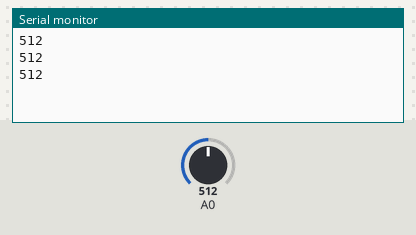
The sketch below on a simulated Arduino Uno, built with avr-gcc and run on an emulated ATmega328P. Shown: the last lines printed to the serial monitor. The inputs (shaded band) are chosen by the test bench; at power-on: A0 = 512.

Above: at 1.8 s.
1.9 s: A0 set to 716
At 2.4 s:
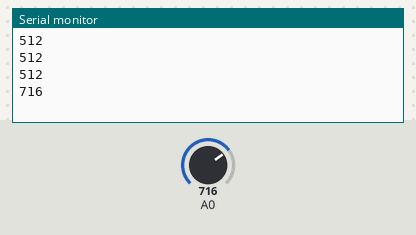
3.4 s: A0 set to 900
At 3.9 s:
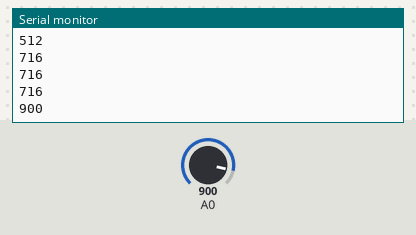
Timing chart, 0 to 6.4 s (numbered marks = the images above; inputs shaded):
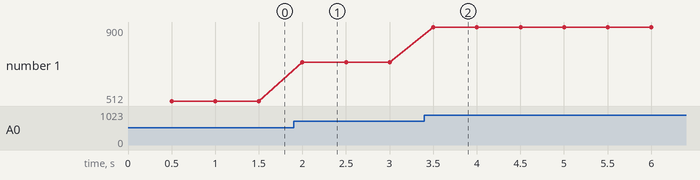

The sketch:

photoresistance_leo.ino
```cpp
int valeur;
void setup() {
  Serial.begin(9600);

}

void loop() {
  delay(500);
  valeur = analogRead(A0);
  Serial.println(valeur);


}
```

Measured:
- after the input at 1.9 s, the serial monitor: prints a new line after 0.10 s (image 1)
- after the input at 3.4 s, the serial monitor: prints a new line after 0.10 s (image 2)
- plotted number 1: 512 → 716 after the input at 1.9 s, 716 → 900 after the input at 3.4 s
